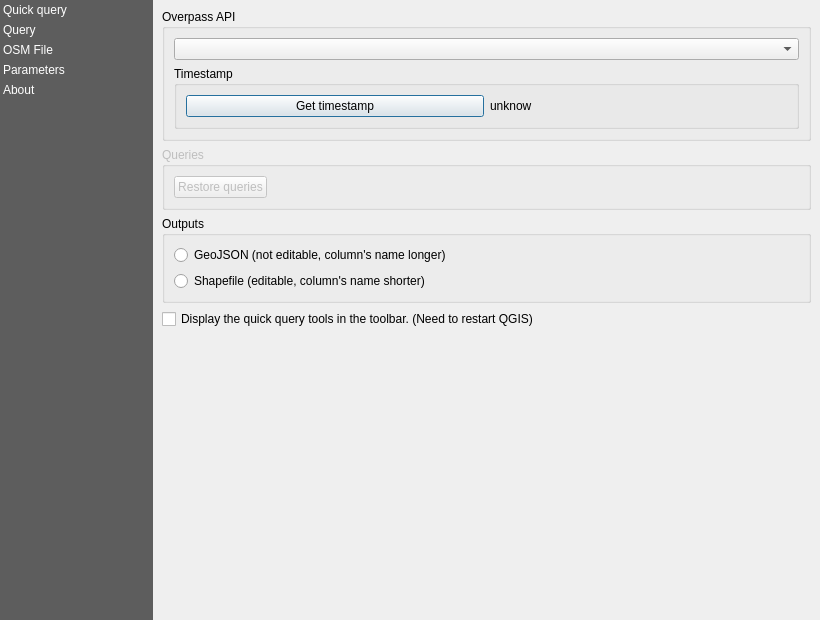
<?xml version="1.0" encoding="UTF-8"?>
<ui version="4.0">
 <class>ui_main_window</class>
 <widget class="QDialog" name="ui_main_window">
  <property name="windowModality">
   <enum>Qt::WindowModal</enum>
  </property>
  <property name="geometry">
   <rect>
    <x>0</x>
    <y>0</y>
    <width>820</width>
    <height>620</height>
   </rect>
  </property>
  <property name="windowTitle">
   <string notr="true">QuickOSM</string>
  </property>
  <layout class="QHBoxLayout" name="horizontalLayout">
   <property name="spacing">
    <number>0</number>
   </property>
   <property name="leftMargin">
    <number>0</number>
   </property>
   <property name="topMargin">
    <number>0</number>
   </property>
   <property name="rightMargin">
    <number>0</number>
   </property>
   <property name="bottomMargin">
    <number>0</number>
   </property>
   <item>
    <widget class="QListWidget" name="listWidget">
     <property name="sizePolicy">
      <sizepolicy hsizetype="Minimum" vsizetype="Expanding">
       <horstretch>0</horstretch>
       <verstretch>0</verstretch>
      </sizepolicy>
     </property>
     <property name="minimumSize">
      <size>
       <width>100</width>
       <height>200</height>
      </size>
     </property>
     <property name="maximumSize">
      <size>
       <width>153</width>
       <height>16777215</height>
      </size>
     </property>
     <property name="styleSheet">
      <string notr="true">QListWidget{
	background-color: rgb(69, 69, 69, 220);
	outline: 0;
}
QListWidget::item {
	color: white;
	padding: 3px;
}
QListWidget::item::selected {
	color: black;
	background-color:palette(Window);
    padding-right: 0px;
}</string>
     </property>
     <property name="frameShape">
      <enum>QFrame::Box</enum>
     </property>
     <property name="lineWidth">
      <number>0</number>
     </property>
     <property name="iconSize">
      <size>
       <width>32</width>
       <height>32</height>
      </size>
     </property>
     <property name="uniformItemSizes">
      <bool>true</bool>
     </property>
     <property name="currentRow">
      <number>-1</number>
     </property>
     <item>
      <property name="text">
       <string>Quick query</string>
      </property>
     </item>
     <item>
      <property name="text">
       <string>Query</string>
      </property>
     </item>
     <item>
      <property name="text">
       <string>OSM File</string>
      </property>
     </item>
     <item>
      <property name="text">
       <string>Parameters</string>
      </property>
     </item>
     <item>
      <property name="text">
       <string>About</string>
      </property>
     </item>
    </widget>
   </item>
   <item>
    <layout class="QVBoxLayout" name="verticalLayout_13">
     <item>
      <widget class="QgsMessageBar" name="messageBar" native="true"/>
     </item>
     <item>
      <widget class="QStackedWidget" name="stackedWidget">
       <property name="sizePolicy">
        <sizepolicy hsizetype="Preferred" vsizetype="Preferred">
         <horstretch>0</horstretch>
         <verstretch>0</verstretch>
        </sizepolicy>
       </property>
       <property name="minimumSize">
        <size>
         <width>300</width>
         <height>200</height>
        </size>
       </property>
       <property name="currentIndex">
        <number>3</number>
       </property>
       <widget class="QuickQueryWidget" name="quick_query"/>
       <widget class="QueryWidget" name="query"/>
       <widget class="OsmFileWidget" name="osm_file"/>
       <widget class="QWidget" name="parameters">
        <layout class="QVBoxLayout" name="verticalLayout_2">
         <item>
          <widget class="QGroupBox" name="groupBox">
           <property name="title">
            <string>Overpass API</string>
           </property>
           <layout class="QVBoxLayout" name="verticalLayout">
            <item>
             <layout class="QHBoxLayout" name="horizontalLayout_8">
              <item>
               <widget class="QComboBox" name="comboBox_default_OAPI"/>
              </item>
             </layout>
            </item>
            <item>
             <widget class="QGroupBox" name="timestamp_group">
              <property name="title">
               <string>Timestamp</string>
              </property>
              <layout class="QVBoxLayout" name="verticalLayout_3">
               <item>
                <layout class="QHBoxLayout" name="horizontalLayout_2">
                 <item>
                  <widget class="QPushButton" name="pushButton_OAPI_timestamp">
                   <property name="text">
                    <string>Get timestamp</string>
                   </property>
                  </widget>
                 </item>
                 <item>
                  <widget class="QLabel" name="label_timestamp_oapi">
                   <property name="text">
                    <string>unknow</string>
                   </property>
                  </widget>
                 </item>
                </layout>
               </item>
              </layout>
             </widget>
            </item>
           </layout>
          </widget>
         </item>
         <item>
          <widget class="QGroupBox" name="restore_queries_group">
           <property name="enabled">
            <bool>false</bool>
           </property>
           <property name="title">
            <string>Queries</string>
           </property>
           <layout class="QVBoxLayout" name="verticalLayout_10">
            <item>
             <layout class="QHBoxLayout" name="horizontalLayout_7">
              <item>
               <widget class="QPushButton" name="pushButton_restoreQueries">
                <property name="text">
                 <string>Restore queries</string>
                </property>
               </widget>
              </item>
              <item>
               <spacer name="horizontalSpacer_2">
                <property name="orientation">
                 <enum>Qt::Horizontal</enum>
                </property>
                <property name="sizeHint" stdset="0">
                 <size>
                  <width>40</width>
                  <height>20</height>
                 </size>
                </property>
               </spacer>
              </item>
             </layout>
            </item>
           </layout>
          </widget>
         </item>
         <item>
          <widget class="QGroupBox" name="output_format_option">
           <property name="title">
            <string>Outputs</string>
           </property>
           <layout class="QVBoxLayout" name="verticalLayout_11">
            <item>
             <widget class="QRadioButton" name="radioButton_outputJson">
              <property name="text">
               <string>GeoJSON (not editable, column's name longer)</string>
              </property>
             </widget>
            </item>
            <item>
             <widget class="QRadioButton" name="radioButton_outputShape">
              <property name="text">
               <string>Shapefile (editable, column's name shorter)</string>
              </property>
             </widget>
            </item>
           </layout>
          </widget>
         </item>
         <item>
          <widget class="QCheckBox" name="advanced_toolbar">
           <property name="text">
            <string>Display the quick query tools in the toolbar. (Need to restart QGIS)</string>
           </property>
          </widget>
         </item>
         <item>
          <spacer name="verticalSpacer">
           <property name="orientation">
            <enum>Qt::Vertical</enum>
           </property>
           <property name="sizeHint" stdset="0">
            <size>
             <width>20</width>
             <height>40</height>
            </size>
           </property>
          </spacer>
         </item>
        </layout>
       </widget>
       <widget class="QWidget" name="about">
        <layout class="QVBoxLayout" name="verticalLayout_4">
         <item>
          <widget class="QScrollArea" name="scrollArea_2">
           <property name="widgetResizable">
            <bool>true</bool>
           </property>
           <widget class="QWidget" name="scrollAreaWidgetContents_2">
            <property name="geometry">
             <rect>
              <x>0</x>
              <y>0</y>
              <width>538</width>
              <height>532</height>
             </rect>
            </property>
            <layout class="QVBoxLayout" name="verticalLayout_9">
             <item>
              <widget class="QGroupBox" name="groupBox_2">
               <property name="title">
                <string>Realization</string>
               </property>
               <layout class="QHBoxLayout" name="horizontalLayout_6">
                <item>
                 <layout class="QHBoxLayout" name="horizontalLayout_5">
                  <item>
                   <widget class="QLabel" name="label_13">
                    <property name="maximumSize">
                     <size>
                      <width>16777215</width>
                      <height>16777215</height>
                     </size>
                    </property>
                    <property name="text">
                     <string notr="true">&lt;html&gt;&lt;head/&gt;&lt;body&gt;&lt;p&gt;Etienne Trimaille&lt;/p&gt;&lt;/body&gt;&lt;/html&gt;</string>
                    </property>
                    <property name="scaledContents">
                     <bool>false</bool>
                    </property>
                    <property name="openExternalLinks">
                     <bool>true</bool>
                    </property>
                   </widget>
                  </item>
                  <item>
                   <widget class="QLabel" name="label_14">
                    <property name="text">
                     <string notr="true">&lt;a href=&quot;mailto:etienne@trimaille.eu?subject=Plugin QuickOSM - About&quot; style=&quot;color:#7BA11A;text-decoration:none;&quot;&gt;etienne@trimaille.eu&lt;/a&gt;</string>
                    </property>
                    <property name="openExternalLinks">
                     <bool>true</bool>
                    </property>
                   </widget>
                  </item>
                 </layout>
                </item>
               </layout>
              </widget>
             </item>
             <item>
              <widget class="QGroupBox" name="groupBox_8">
               <property name="title">
                <string>Translators</string>
               </property>
               <layout class="QHBoxLayout" name="horizontalLayout_9">
                <item>
                 <layout class="QVBoxLayout" name="verticalLayout_12">
                  <item>
                   <widget class="QLabel" name="label_18">
                    <property name="text">
                     <string>&lt;html&gt;&lt;head/&gt;&lt;body&gt;&lt;p&gt;The web-based translating platform &lt;a href=&quot;https://www.transifex.com/projects/p/gui/&quot;&gt;&lt;span style=&quot; text-decoration: underline; color:#0057ae;&quot;&gt;Transifex&lt;/span&gt;&lt;/a&gt; is used. It's easier for translators.&lt;/p&gt;&lt;/body&gt;&lt;/html&gt;</string>
                    </property>
                    <property name="scaledContents">
                     <bool>true</bool>
                    </property>
                    <property name="wordWrap">
                     <bool>true</bool>
                    </property>
                   </widget>
                  </item>
                  <item>
                   <layout class="QHBoxLayout" name="horizontalLayout_14">
                    <item>
                     <widget class="QLabel" name="label_21">
                      <property name="text">
                       <string>Dutch</string>
                      </property>
                     </widget>
                    </item>
                    <item>
                     <widget class="QLabel" name="label_22">
                      <property name="text">
                       <string notr="true">Antony Bartolo</string>
                      </property>
                     </widget>
                    </item>
                   </layout>
                  </item>
                  <item>
                   <layout class="QHBoxLayout" name="horizontalLayout_15">
                    <item>
                     <widget class="QLabel" name="label_23">
                      <property name="text">
                       <string>Finnish</string>
                      </property>
                     </widget>
                    </item>
                    <item>
                     <widget class="QLabel" name="label_24">
                      <property name="text">
                       <string notr="true">Kari Salovaara</string>
                      </property>
                     </widget>
                    </item>
                   </layout>
                  </item>
                  <item>
                   <layout class="QHBoxLayout" name="horizontalLayout_13">
                    <item>
                     <widget class="QLabel" name="label_17">
                      <property name="text">
                       <string>French</string>
                      </property>
                     </widget>
                    </item>
                    <item>
                     <widget class="QLabel" name="label_9">
                      <property name="text">
                       <string notr="true">Etienne Trimaille</string>
                      </property>
                     </widget>
                    </item>
                   </layout>
                  </item>
                  <item>
                   <layout class="QHBoxLayout" name="horizontalLayout_12">
                    <item>
                     <widget class="QLabel" name="label_6">
                      <property name="text">
                       <string>German</string>
                      </property>
                     </widget>
                    </item>
                    <item>
                     <widget class="QLabel" name="label_5">
                      <property name="text">
                       <string notr="true">Thomas Moenkemeier</string>
                      </property>
                     </widget>
                    </item>
                   </layout>
                  </item>
                  <item>
                   <layout class="QHBoxLayout" name="horizontalLayout_11">
                    <item>
                     <widget class="QLabel" name="label_8">
                      <property name="text">
                       <string>Italian</string>
                      </property>
                     </widget>
                    </item>
                    <item>
                     <widget class="QLabel" name="label_7">
                      <property name="text">
                       <string notr="true">Francesco Bisantis</string>
                      </property>
                     </widget>
                    </item>
                   </layout>
                  </item>
                  <item>
                   <layout class="QHBoxLayout" name="horizontalLayout_10">
                    <item>
                     <widget class="QLabel" name="label_4">
                      <property name="text">
                       <string>Russian</string>
                      </property>
                     </widget>
                    </item>
                    <item>
                     <widget class="QLabel" name="label_3">
                      <property name="text">
                       <string notr="true">&lt;a href=&quot;https://github.com/freeExec&quot; style=&quot;color:#7BA11A;text-decoration:none;&quot;&gt;freeExec&lt;/a&gt;</string>
                      </property>
                     </widget>
                    </item>
                   </layout>
                  </item>
                  <item>
                   <layout class="QHBoxLayout" name="horizontalLayout_16">
                    <item>
                     <widget class="QLabel" name="label_26">
                      <property name="text">
                       <string>Taiwanese Mandarin</string>
                      </property>
                     </widget>
                    </item>
                    <item>
                     <widget class="QLabel" name="label_25">
                      <property name="text">
                       <string notr="true">Supaplextw</string>
                      </property>
                     </widget>
                    </item>
                   </layout>
                  </item>
                 </layout>
                </item>
               </layout>
              </widget>
             </item>
             <item>
              <widget class="QGroupBox" name="groupBox_6">
               <property name="title">
                <string>Sources</string>
               </property>
               <layout class="QVBoxLayout" name="verticalLayout_8">
                <item>
                 <layout class="QGridLayout" name="gridLayout_4">
                  <item row="0" column="0">
                   <widget class="QLabel" name="label_19">
                    <property name="text">
                     <string>Github's repository</string>
                    </property>
                   </widget>
                  </item>
                  <item row="0" column="1">
                   <widget class="QLabel" name="label_20">
                    <property name="text">
                     <string notr="true">&lt;a href=&quot;https://github.com/3liz/QgisQuickOSMPlugin&quot; style=&quot;color:#7BA11A;text-decoration:none;&quot;&gt;https://github.com/3liz/QgisQuickOSMPlugin&lt;/a&gt;</string>
                    </property>
                    <property name="openExternalLinks">
                     <bool>true</bool>
                    </property>
                   </widget>
                  </item>
                 </layout>
                </item>
               </layout>
              </widget>
             </item>
             <item>
              <widget class="QGroupBox" name="groupBox_4">
               <property name="title">
                <string>Licence</string>
               </property>
               <layout class="QVBoxLayout" name="verticalLayout_6">
                <item>
                 <layout class="QGridLayout" name="gridLayout_3">
                  <item row="2" column="0">
                   <widget class="QLabel" name="label">
                    <property name="text">
                     <string notr="true">OpenStreetMap</string>
                    </property>
                   </widget>
                  </item>
                  <item row="1" column="1">
                   <widget class="QLabel" name="label_gnu">
                    <property name="text">
                     <string notr="true"/>
                    </property>
                    <property name="alignment">
                     <set>Qt::AlignCenter</set>
                    </property>
                    <property name="openExternalLinks">
                     <bool>true</bool>
                    </property>
                   </widget>
                  </item>
                  <item row="1" column="0">
                   <widget class="QLabel" name="label_15">
                    <property name="text">
                     <string notr="true">Plugin : Licence GPL Version 2</string>
                    </property>
                   </widget>
                  </item>
                  <item row="2" column="1">
                   <widget class="QLabel" name="label_2">
                    <property name="text">
                     <string notr="true">&lt;html&gt;&lt;head/&gt;&lt;body&gt;&lt;p&gt;ODBL : © OpenStreetMap's contributors &lt;/p&gt;&lt;p&gt;&lt;a href=&quot;http://www.openstreetmap.org/copyright&quot;&gt;&lt;span style=&quot; text-decoration: underline; color:#0057ae;&quot;&gt;http://www.openstreetmap.org/copyright&lt;/span&gt;&lt;/a&gt;&lt;/p&gt;&lt;/body&gt;&lt;/html&gt;</string>
                    </property>
                   </widget>
                  </item>
                 </layout>
                </item>
               </layout>
              </widget>
             </item>
            </layout>
           </widget>
          </widget>
         </item>
        </layout>
       </widget>
      </widget>
     </item>
    </layout>
   </item>
  </layout>
 </widget>
 <customwidgets>
  <customwidget>
   <class>QuickQueryWidget</class>
   <extends>QWidget</extends>
   <header>.quick_query_dialog</header>
   <container>1</container>
  </customwidget>
  <customwidget>
   <class>QueryWidget</class>
   <extends>QWidget</extends>
   <header>.query_dialog</header>
   <container>1</container>
  </customwidget>
  <customwidget>
   <class>OsmFileWidget</class>
   <extends>QWidget</extends>
   <header>.osm_file_dialog.h</header>
   <container>1</container>
  </customwidget>
  <customwidget>
   <class>QgsMessageBar</class>
   <extends>QWidget</extends>
   <header>qgis.gui</header>
   <container>1</container>
  </customwidget>
 </customwidgets>
 <tabstops>
  <tabstop>pushButton_OAPI_timestamp</tabstop>
  <tabstop>listWidget</tabstop>
 </tabstops>
 <resources/>
 <connections>
  <connection>
   <sender>listWidget</sender>
   <signal>currentRowChanged(int)</signal>
   <receiver>stackedWidget</receiver>
   <slot>setCurrentIndex(int)</slot>
   <hints>
    <hint type="sourcelabel">
     <x>80</x>
     <y>256</y>
    </hint>
    <hint type="destinationlabel">
     <x>428</x>
     <y>256</y>
    </hint>
   </hints>
  </connection>
 </connections>
</ui>
